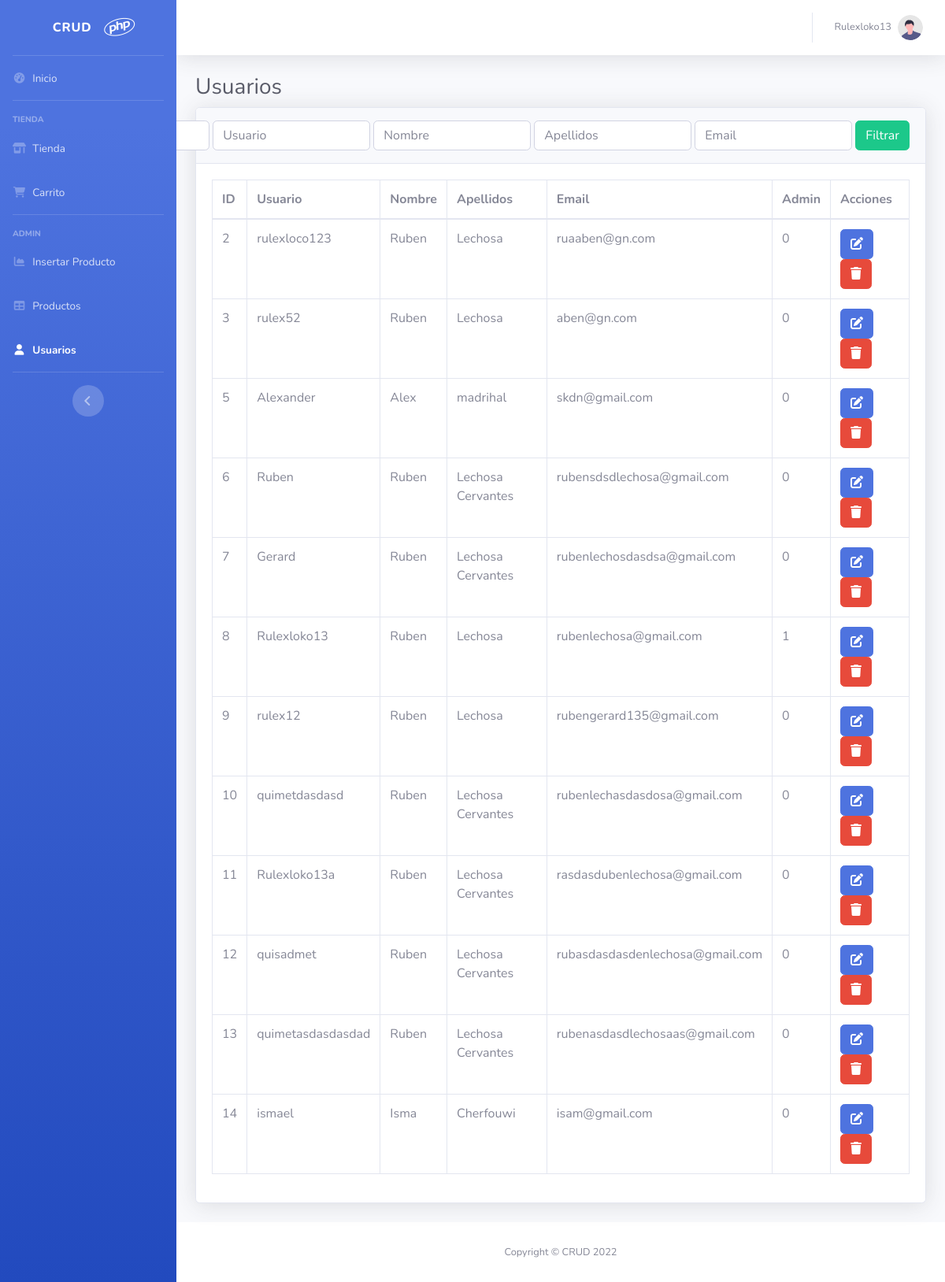
Page /users.php (signed in) on the committed database.
### tables this page shows
CREATE TABLE IF NOT EXISTS `users` (
  `id` int(11) NOT NULL AUTO_INCREMENT,
  `user` varchar(20) NOT NULL,
  `nombre` varchar(30) NOT NULL,
  `apellidos` varchar(50) NOT NULL,
  `email` varchar(50) NOT NULL,
  `passwd` varchar(50) NOT NULL,
  `admin` int(11) NOT NULL DEFAULT '0',
  `carrito` json DEFAULT NULL,
  PRIMARY KEY (`id`)
);

### users.php (the view, shortened to what this page needs)
<!DOCTYPE html>
<html lang="en">
<?php
include_once("conexion.php");
    $user = $_SESSION["id_user"];
    $sql = "SELECT * FROM users WHERE id = $user";
    $consulta = mysqli_query($conexion, $sql);
    $fila = $consulta -> fetch_assoc();
    ?>
<head>
    <link rel="stylesheet" href="https://cdn.jsdelivr.net/npm/bootstrap@4.6.2/dist/css/bootstrap.min.css"
>
    <link href="css/sb-admin-2.min.css" rel="stylesheet">
    <link href="vendor/datatables/dataTables.bootstrap4.min.css" rel="stylesheet">
</head>
<body id="page-top">
    <div id="wrapper">
        <ul class="navbar-nav bg-gradient-primary sidebar sidebar-dark accordion" id="accordionSidebar">
            <a class="sidebar-brand d-flex align-items-center justify-content-center" href="index.php">
            <div class="sidebar-brand-text mx-3">CRUD</div>
            <div class="sidebar-brand-icon rotate-n-15">
                    <i class="fa-brands fa-php"></i>
                </div>
            </a>
            <hr class="sidebar-divider my-0">
            <li class="nav-item">
                <a class="nav-link" href="index.php">
                    <i class="fas fa-fw fa-tachometer-alt"></i>
                    <span>Inicio</span></a>
            </li>
            <hr class="sidebar-divider">
            <div class="sidebar-heading">
                Tienda
            </div>
            <li class="nav-item">
                <a class="nav-link" href="tienda.php">
                    <i class="fas fa-fw fa-shop"></i>
                    <span>Tienda</span></a>
            </li>
            <li class="nav-item">
                <a class="nav-link" href="carrito.php">
                    <i class="fas fa-fw fa-cart-shopping"></i>
                    <span>Carrito</span></a>
            </li>
            <?php if($fila["admin"]) { ?>
                <hr class="sidebar-divider">
            <div class="sidebar-heading">
                Admin
            </div>
            <li class="nav-item">
                <a class="nav-link" href="insert.php">
                    <i class="fas fa-fw fa-chart-area"></i>
                    <span>Insertar Producto</span></a>
            </li>
            <li class="nav-item">
                <a class="nav-link" href="productos.php">
                    <i class="fas fa-fw fa-table"></i>
                    <span>Productos</span></a>
            </li>
            <li class="nav-item active">
                <a class="nav-link" href="users.php">
                    <i class="fas fa-fw fa-user"></i>
                    <span>Usuarios</span></a>
            </li>
            <hr class="sidebar-divider d-none d-md-block">
                <?php } ?>
            <div class="text-center d-none d-md-inline">
                <button class="rounded-circle border-0" id="sidebarToggle"></button>
            </div>
        </ul>
        <div id="content-wrapper" class="d-flex flex-column">
            <div id="content">
                <nav class="navbar navbar-expand navbar-light bg-white topbar mb-4 static-top shadow">
                    <ul class="navbar-nav ml-auto">
                        <li class="nav-item dropdown no-arrow">
                            <a class="nav-link dropdown-toggle" href="#" id="userDropdown" role="button"
                                data-toggle="dropdown" aria-haspopup="true" aria-expanded="false">
                                <span class="mr-2 d-none d-lg-inline text-gray-600 small"><?= $_SESSION["nusuario"]; ?></span>
                                <img class="img-profile rounded-circle" src="img/undraw_profile.svg">
                            </a>
                        </li>
                    </ul>
                </nav>
                <div class="container-fluid">
                    <h1 class="h3 mb-2 text-gray-800">Usuarios</h1>
                    <div class="card shadow mb-4">
                        <div class="card-header py-3">
                            <form action="" method="GET" class="d-flex justify-content-end">
                                <input style="width: 200px;" class="form-control mr-1" type="text" placeholder="ID"
                                    name="id">
                                    <input style="width: 200px;" class="form-control mr-1" type="text"
                                    placeholder="Usuario" name="user">
                                <input style="width: 200px;" class="form-control mr-1" type="text" placeholder="Nombre"
                                    name="nombre" value="<?php if(isset($_GET["nombre"])){echo($_GET["nombre"]);}?>">
                                <input style="width: 200px;" class="form-control mr-1" type="text"
                                    placeholder="Apellidos" name="apellidos">
                                <input style="width: 200px;" class="form-control mr-1" type="text"
                                    placeholder="Email" name="email">
                                <button id="boton" type="submit" class="btn btn-success d-inline-block" value="1"
                                    name="commandFiltrar">Filtrar</button>
                            </form>
                        </div>
                        <div class="card-body">
                            <div class="table-responsive">
                                <table class="table table-bordered" width="100%" cellspacing="0">
                                    <thead>
                                        <tr>
                                            <th>ID</th>
                                            <th>Usuario</th>
                                            <th>Nombre</th>
                                            <th>Apellidos</th>
                                            <th>Email</th>
                                            <th>Admin</th>
                                            <th>Acciones</th>
                                        </tr>
                                    </thead>
                                    <tbody>
                                        <?php
        include_once("conexion.php");
        $sql2 = "SELECT * FROM `users` WHERE 1=1 ";
        $consulta = mysqli_query($conexion, $sql2);
        while($fila = $consulta -> fetch_assoc()){
            echo "<tr>";
            echo "<td>".$fila["id"]."</td>";
            echo "<td>".$fila["user"]."</td>";
            echo "<td>".$fila["nombre"]."</td>";
            echo "<td>".$fila["apellidos"]."</td>";
            echo "<td>".$fila["email"]."</td>";
            echo "<td>".$fila["admin"]."</td>";
            echo "<td> <a class='btn btn-primary' href='edituser.php?id=".$fila['id']."'><i class='fa-solid fa-pen-to-square'></i></a>
            <a class='btn btn-danger' href='borrarusr.php?id=".$fila['id']."'><i class='fa-solid fa-trash'></i></a></td>";
        }
        ?>
                                </table>
                        </div>
                    </div>
                </div>
            </div>
            <footer class="sticky-footer bg-white">
                <div class="container my-auto">
                    <div class="copyright text-center my-auto">
                        <span>Copyright &copy; CRUD 2022</span>
                    </div>
                </div>
            </footer>
        </div>
    </div>
</body>
</html>

### rows in the picture
users: id "2", user "rulexloco123", nombre "Ruben", apellidos "Lechosa", email "ruaaben@gn.com", admin "0"
users: id "3", user "rulex52", nombre "Ruben", apellidos "Lechosa", email "aben@gn.com", admin "0"
users: id "5", user "Alexander", nombre "Alex", apellidos "madrihal", email "skdn@gmail.com", admin "0"
users: id "6", user "Ruben", nombre "Ruben", apellidos "Lechosa Cervantes", email "rubensdsdlechosa@gmail.com", admin "0"
users: id "7", user "Gerard", nombre "Ruben", apellidos "Lechosa Cervantes", email "rubenlechosdasdsa@gmail.com", admin "0"
users: id "8", user "Rulexloko13", nombre "Ruben", apellidos "Lechosa", email "rubenlechosa@gmail.com", admin "1"
users: id "9", user "rulex12", nombre "Ruben", apellidos "Lechosa", email "rubengerard135@gmail.com", admin "0"
users: id "10", user "quimetdasdasd", nombre "Ruben", apellidos "Lechosa Cervantes", email "rubenlechasdasdosa@gmail.com", admin "0"
users: id "11", user "Rulexloko13a", nombre "Ruben", apellidos "Lechosa Cervantes", email "rasdasdubenlechosa@gmail.com", admin "0"
users: id "12", user "quisadmet", nombre "Ruben", apellidos "Lechosa Cervantes", email "rubasdasdasdenlechosa@gmail.com", admin "0"
users: id "13", user "quimetasdasdasdad", nombre "Ruben", apellidos "Lechosa Cervantes", email "rubenasdasdlechosaas@gmail.com", admin "0"
users: id "14", user "ismael", nombre "Isma", apellidos "Cherfouwi", email "isam@gmail.com", admin "0"

### other values in the picture
$_SESSION["nusuario"] "Rulexloko13"
